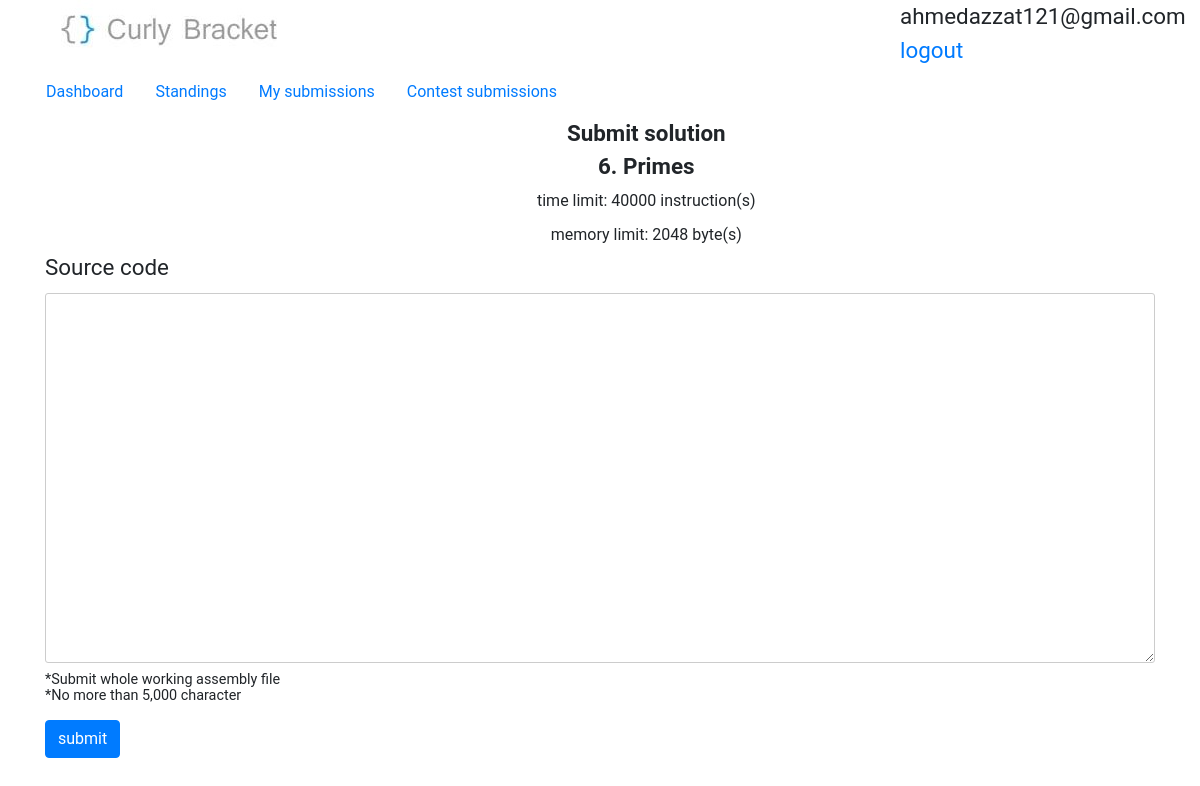
Page /contest/3/problem/6/submit (signed in) on the earlier database version.
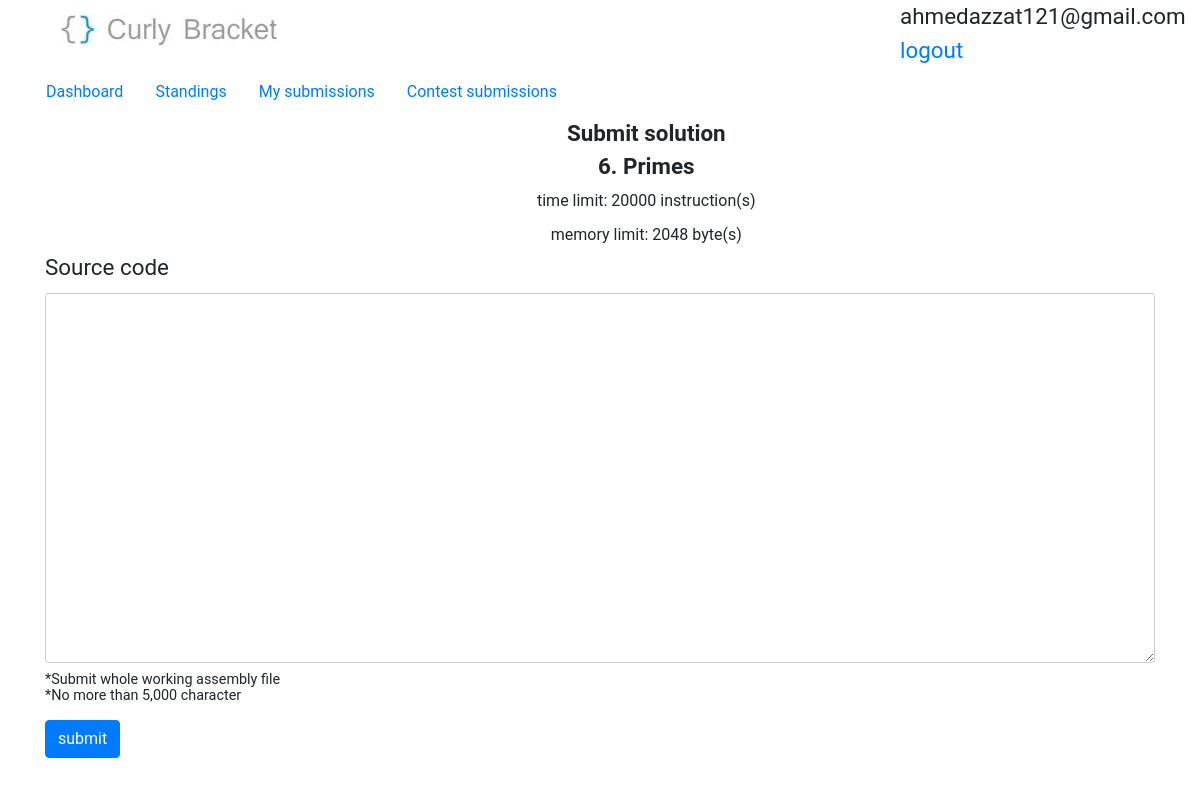
Same page on the later database version.
### BracketsOJ/models.py (models this page shows, shortened)
class problem(models.Model):
    title = models.CharField(max_length=50)
    time_limit = models.IntegerField(default=100)
    memory_limit = models.IntegerField(default=64)
    statement = models.CharField(max_length=1500)
    input_section = models.CharField(max_length=500)
    output_section = models.CharField(max_length=500)
    samples = models.IntegerField(default=1)
    notes = models.CharField(max_length=200, blank=True, null=True)
    added = models.DateField(auto_now_add=True, blank=True)
    contest = models.ForeignKey(contest, on_delete=models.SET_NULL, null=True, blank=True)
    checker = models.CharField(max_length=50, default='ecmp')

### BracketsOJ/views.py (the view)
# urls.py: path('problem/<int:problem_id>/submit', views.submitView, name='submit'),
def submitView(request, problem_id=None, contest_id=None):
    if not request.user.is_authenticated:
        return redirect('%s?next=%s' % (settings.LOGIN_URL, request.path))
    if problem_id is not None:
        current_problem = get_object_or_404(problem, id=problem_id)
        if contest_id is not None and current_problem.contest_id != contest_id:
            raise SuspiciousOperation()
    else:
        current_problem = {'id': 0, 'title': 'Custom test', 'time_limit': 100, 'memory_limit': 64}
    if request.method == 'POST':
        return postSubmitView(request, current_problem)
    return getSubmitView(request, current_problem)

### BracketsOJ/views.py (called while the page is built)
def getSubmitView(request, current_problem):
    context = {'problem': current_problem}
    try:
        return render(request, 'submit.html', context)
    except:
        raise SuspiciousOperation()

### templates/submit.html (shortened to what this page needs)
{% extends "base.html" %}
{% block content %}
        {% if problem is not None %}
            <div>
                <nav class="row nav problem-text">
                    {% if problem.contest is not none %}<a class="nav-link" href="/contest/{{ problem.contest_id }}">Dashboard</a>{% endif %}
                    {% if problem.contest is not none %}<a class="nav-link" href="/contest/{{ problem.contest_id }}/scoreboard">Standings</a>{% endif %}
                    {% if problem.contest is not none %}<a class="nav-link" href="/contest/{{ problem.contest.id }}/user/{{ user.id }}/submissions">My submissions</a>{% endif %}
                    {% if problem.contest is not none %}<a class="nav-link" href="/contest/{{ problem.contest_id }}/submissions">Contest submissions</a>{% endif %}
                </nav>
            </div>
        {% endif %}
        <div class="mx-auto" style="text-align: center">
            <div class="offset-5 col-3"><b>Submit solution</b></div>
            <div class="offset-5 col-3"><b>{{ problem.id }}. {{ problem.title }}</b></div>
            <div class="offset-5 col-3 problem-text">time limit: {{ problem.time_limit }} instruction(s)</div>
            <div class="offset-5 col-3 problem-text">memory limit: {{ problem.memory_limit }} byte(s)</div>
        </div>
        <form method="post" action="">{% csrf_token %}
            <div>
                <div>
                    <label class="t-0" for="source">Source code</label>
                </div>
                <div>
                    <textarea id="source" name="source" class="w-100" required maxlength="5000" rows="20"></textarea>
                    <p class="notes m-0">*Submit whole working assembly file</p>
                    <p class="notes">*No more than 5,000 character</p>
                </div>
            </div>
            <div class="mx-auto">
                <input type="submit" value="submit" class="btn btn-primary">
            </div>
        </form>
{% endblock content %}

Differences in the rows shown:
changed problem "Primes": time_limit "40000" → "20000"
